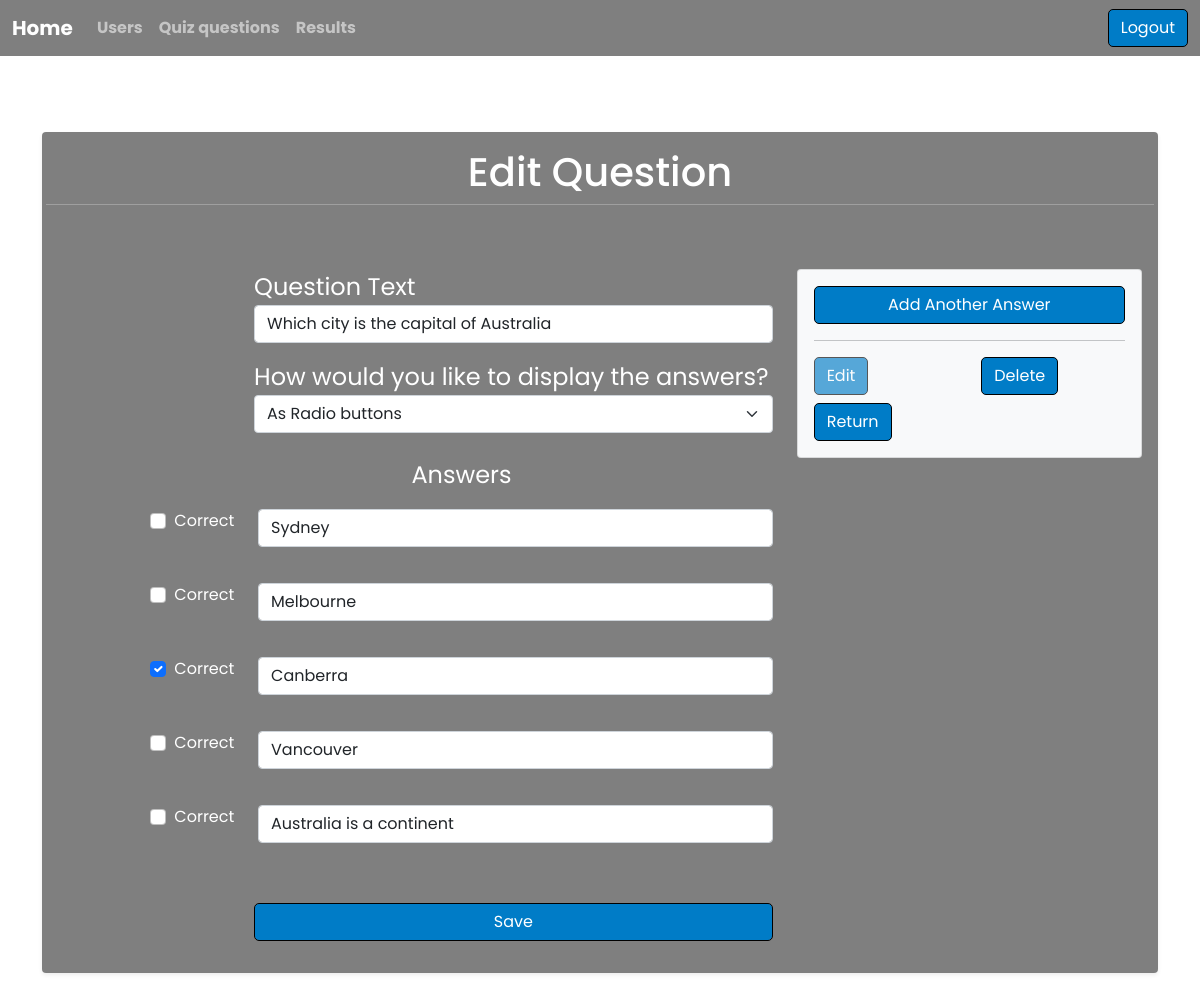
The page /admin/questions/edit.php?id=1 (signed in) on the database its author committed.
### tables this page shows
CREATE TABLE `questions` (
  `id` int(11) NOT NULL,
  `question_text` varchar(255) NOT NULL,
  `display` varchar(60) NOT NULL
);

CREATE TABLE `answers` (
  `id` int(11) NOT NULL,
  `question_id` int(11) NOT NULL,
  `answer_text` varchar(255) NOT NULL,
  `correct` tinyint(1) NOT NULL
);

### admin/questions/edit.php (called while the page is built, shortened)
<?php
include_once '../../init.php';
$id = $_GET['id'];
$question = Question::find_by_id($id);
$answers = $quiz->find_by_question_id($id, 'answers');
include(INCLUDES_PATH . '/header.php');
include(INCLUDES_PATH . '/navbar.php');
include 'views/edit.view.php';
include(INCLUDES_PATH . '/footer.php');

### classes/QueryBuilder.php (called while the page is built, shortened)
<?php
class QueryBuilder {
    static protected PDO $db;
    protected static string $table_name = "";
    public static function set_db_session($db, $session)
    {
        self::$db = $db;
    }
    public static function find_by_id($id)
    {
        $sql = "SELECT * FROM ".static::$table_name." WHERE id = ?";
        $query = self::$db->prepare($sql);
        $query->execute([$id]);
        return $query->fetch(PDO::FETCH_OBJ);
    }
}

### init.php (called while the page is built, shortened)
<?php
$quiz = new Question();

### classes/Question.php (called while the page is built, shortened)
<?php
class Question extends QueryBuilder
{
    public function find_by_question_id($id, $table)
    {
        $sql = "SELECT * FROM {$table} WHERE question_id = ?";
        $query = self::$db->prepare($sql);
        $query->execute([$id]);
        return $query->fetchAll(PDO::FETCH_OBJ);
    }
}

### admin/questions/views/edit.view.php (the view, shortened to what this page needs)
<main class="container">
    <div id="alerts">
        <div class="row">
            <div class="col-6 offset-3">
                <div class="alerts text-center"></div>
            </div>
        </div>
    </div>
    <div class="my-3 p-3 transparent rounded shadow-sm">
        <div class="row">
            <h1 class="text-center">Edit Question</h1>
            <hr>
            <div class="col-md-7 offset-1">
                <form method='post' action="" enctype="multipart/form-data">
                    <br><br>
                    <div class="col-xs-10 col-sm-10 offset-2">
                        <div class="form-group">
                            <label class="fs-4 text-center" for="question_text">Question Text</label>
                            <input name="question_text" id="question_text" class="form-control"
                                   value="<?php echo $question->question_text ?>">
                        </div>
                        <label class="fs-4 text-center mt-3" for="question_display">How would you like to display the answers?</label>
                            <select id="question_display" name="question_display" class="form-select" aria-label="Default select example">
                                <option value="radio" <?php if($question->display === 'radio') echo'selected'?>>As Radio buttons</option>
                            </select>
                    </div>
                    <br>
                    <p class="fs-4 text-center">Answers</p>
                    <?php foreach($answers as $key => $answer) : ?>
                    <div class="row form-group answer">
                        <div class="col-xs-2 col-sm-2 mb-5">
                            <div class="form-check">
                                <input type="checkbox" name="checkbox[]" value="<?php echo $key ?>" class="form-check-input" id="<?php echo $key ?>" <?php echo ($answer->correct) ? 'checked' : '';?>>
                                <label class="form-check-label" for="<?php echo $key ?>">Correct</label>
                            </div>
                        </div>
                        <div class="col-xs-10 col-sm-10">
                            <input name="<?php echo $key ?>" id="<?php echo $key ?>" placeholder="Answer" class="form-control answerInput" value="<?php echo $answer->answer_text?>">
                        </div>
                    </div>
                    <?php endforeach; ?>
                    <br>
                    <div class="col-xs-10 col-sm-10 offset-2">
                        <button id="editQuestionAnsw" class="btn btn-outline-secondary form-control mb-3" type="submit">Save</button>
                    </div>
                </form>
            </div>
            <div class="col-md-4 text-dark mt-5">
                <div class="card card-body bg-light">
                    <a href="" class="btn btn-block addAnswer">Add Another Answer</a>
                    <hr>
                    <div class="row">
                        <div class="col-sm-6 mb-2">
                            <a href="" class="btn btn-block disabled">Edit</a>
                        </div>
                        <div class="col-sm-6">
                            <form method="POST" action="">
                                <div id="operations">
                                    <input type="submit" name="commit" class="btn btn-block" value="Delete" />
                                </div>
                            </form>
                        </div>
                        <div class="col-sm-12">
                            <a class="btn btn-block btn-h1-spacing" role="button"  href="<?php echo URLROOT ?>/admin/questions/index.php">Return</a>
                        </div>
                    </div>
                </div>
            </div>
        </div>
    </div>

### css/main.css (style rules this page uses)
:root { --fontFamily: 'Poppins', sans-serif; --fontLogo: 'Josefin Sans', sans-serif; --secondaryColor: #9dadbc; --ShadowLightBlue: rgba(238, 251, 251, 0.8); --DarkBlue: #12232E; --LightestBlue: #4DA8DA; --ShadowDarkBlue: #203647; --LighterBlue: #007CC7; --btnDisabled: #dadbc; --yellowGreen: #b3b679; --black: #000000; --white: #ffffff; --fontSize: 16px; --transition: .3s ease; --text: #444444; }
* { margin: 0; padding: 0; box-sizing: border-box; }
body { font-family: var(--fontFamily); font-size: var(--fontSize); background-image: url(../img/bg.jpg); background-size: cover; background-position: center top; color: var(--white); }
.alerts { height: 30px; padding: 30px; margin: 0 auto; }
a { text-decoration: none; font-weight: bold; color: white; }
.transparent { background: rgba(0, 0, 0, 0.5); }
.btn { background-color: var(--LighterBlue); border: 1px solid var(--black); border-radius: 5px; color: white!important; }

### rows shown on the page
questions: question_text "Which city is the capital of Australia", question_display "As Radio buttons"
answers: answer_text "Sydney"
answers: answer_text "Melbourne"
answers: correct "☑", answer_text "Canberra"
answers: answer_text "Vancouver"
answers: answer_text "Australia is a continent"
